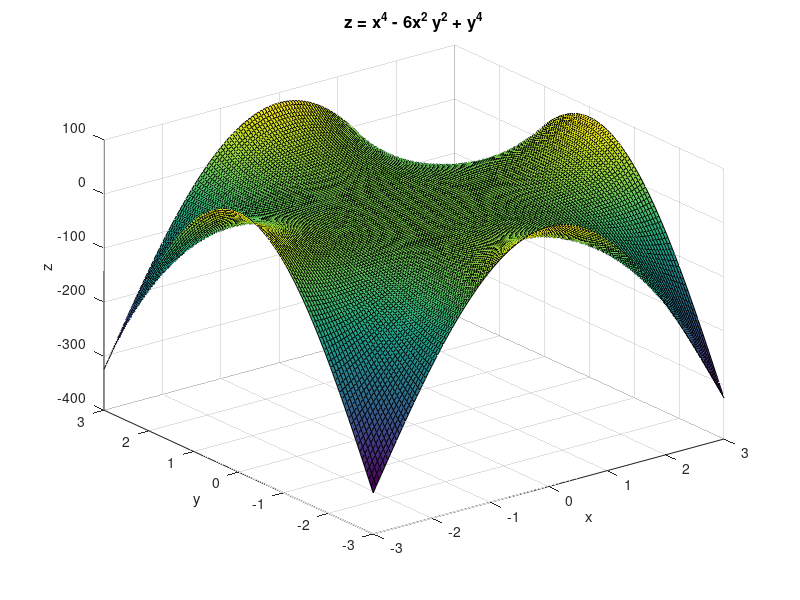

The MATLAB source for this figure:
clf

% The graph of  z = x y
[x,y] = meshgrid(-3:0.05:3,-3:0.05:3);
z = x.^4 - 6*(x.^2).*(y.^2) + (y.^4);
surf(x,y,z)

% The title and the labels
grid on;
xlabel('x')
ylabel('y')
zlabel('z')
title('z = x^4 - 6x^2 y^2 + y^4','FontSize',12)
